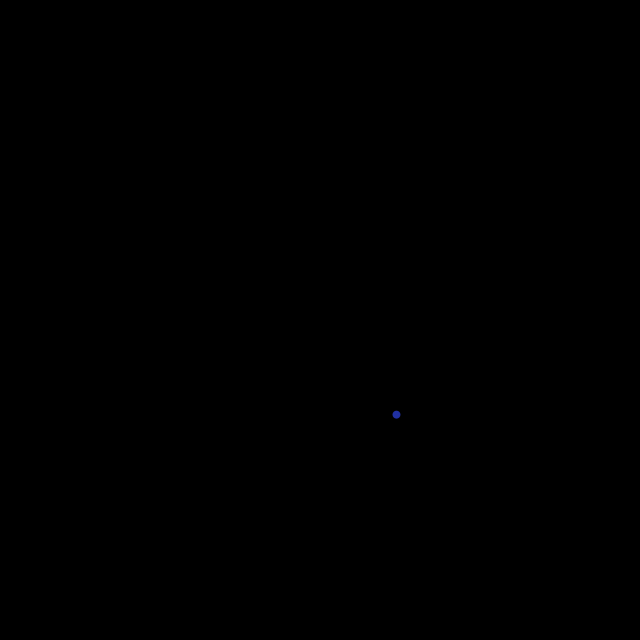
Frame 1 (no input)
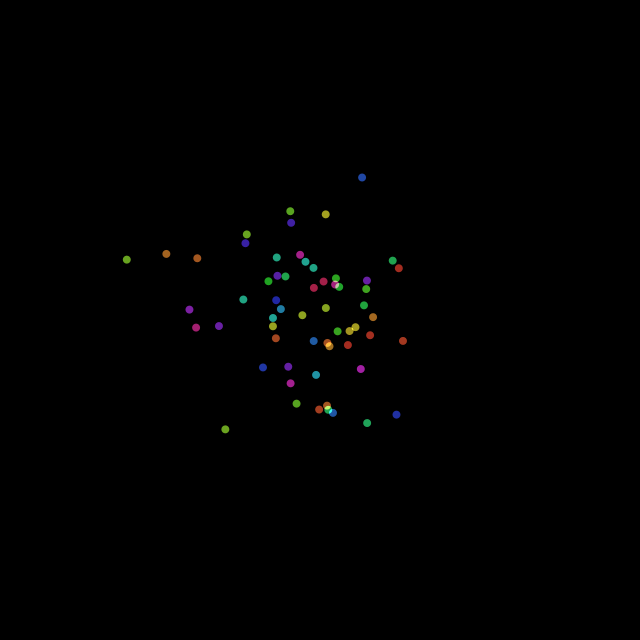
Frame 60 (the mouse pressed at the canvas centre just before this capture)
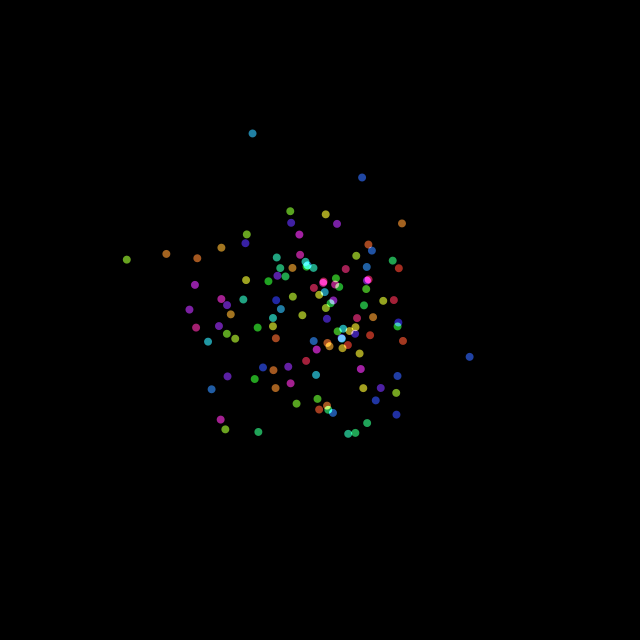
Frame 120 (the mouse held since frame 60 and released just before this capture)

The Processing sketch that drew these frames (run headless with seeded random() and noise(); from frame 60 on, the mouse is pressed at the canvas centre):

// Processing sketch: gaussion_colorPalet
// ── gaussion_colorPalet.pde
import java.util.Random;
Random generator;
float hue;

void setup(){
  size(640,640);
  generator=new Random();
  background(0);
  colorMode(HSB,360,100,100,100);
  blendMode(ADD);
}

void draw(){
  //.nextGaussian()でこれでガウス分布のランダムを使える
  float num1=(float)generator.nextGaussian();
  float num2=(float)generator.nextGaussian();
  //分布の幅
  float sd=60;
  float mean=320;
  float x=sd*num1+mean;
  float y=sd*num2+mean;
  
  noStroke();
  hue=random(360);
  fill(hue,80,80,80);
  ellipse(x,y,8,8);
}
